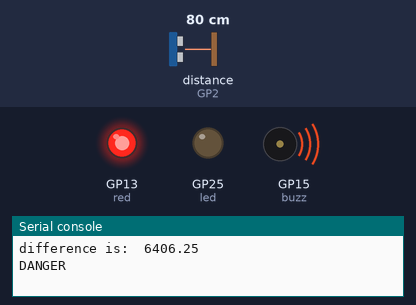
Recording of a program running on a simulated Raspberry Pi Pico running MicroPython. Parts: output pins drawn as LEDs (lit = HIGH), buzzer (waves = sounding), the last lines printed to the serial console. Inputs (shaded band) come from the test bench; at power-on: distance to the obstacle (sensor on GP2) 80 cm. The echo pulse lasts 58.3 µs per cm; pins used as bus, display or sensor lines are not drawn.

Above: at 0.1 s.
At 1.6 s:
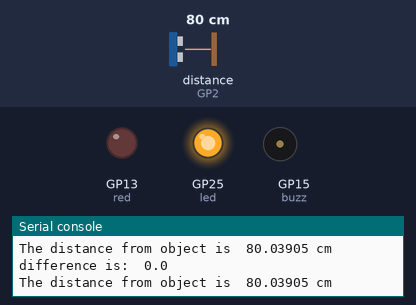
Timing chart, 0 to 3.1 s (numbered marks = the images above):
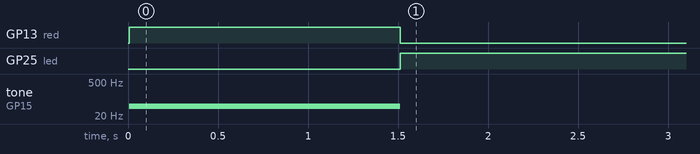

The program:

Motionsensor.py
```python
from machine import Pin, PWM
import utime

buzz = PWM(Pin(15))
buzz.freq(50)
red = Pin(13, Pin.OUT)
trigger = Pin(3, Pin.OUT)
echo = Pin(2, Pin.IN)
led = Pin(25, Pin.OUT)
global t, diff, distance
distance = 0
t = 0
diff = 0

def ultra():

   global t, diff, distance
   trigger.low()
   utime.sleep_us(2)
   trigger.high()
   utime.sleep_us(5)
   trigger.low()
   while echo.value() == 0:
       signaloff = utime.ticks_us()
   while echo.value() == 1:
       signalon = utime.ticks_us()
   timepassed = signalon - signaloff

   distance = (timepassed * 0.0343) / 2
   diff = (t - distance) ** 2
   t = distance
   print('difference is: ',diff)
   if distance<200:
       if diff<30:
           led.value(1)
           buzz.duty_u16(0)
           red.value(0)

       else:
           led.value(0)
           buzz.duty_u16(5000)
           red.value(1)
           print('DANGER')
           utime.sleep(0.5)
   else:
        led.value(1)
        buzz.duty_u16(0)
        red.value(0)

   print("The distance from object is ",distance,"cm")

while True:
   ultra()
   utime.sleep(1)
```

Measured:
- by itself, GP13 (red): LOW → HIGH at 0.01 s, → LOW 1.5 s later
- by itself, GP25 (led): LOW → HIGH at 1.5 s
- by itself, tone on GP15 (buzz): silent → 50 Hz at 0.01 s, → silent 1.5 s later
